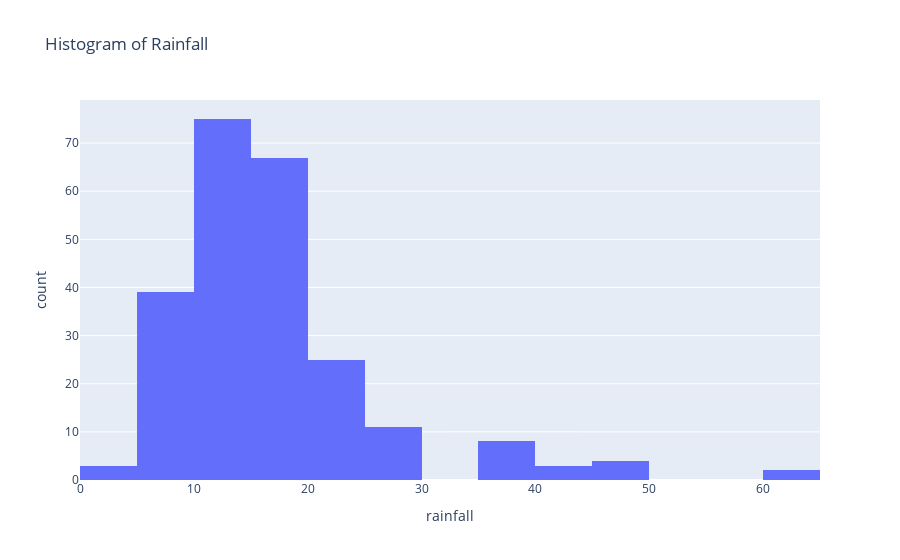

Source (notebook cell):
### Code cell
fig = px.histogram(df, x="rainfall", nbins = 20, title = 'Histogram of Rainfall')
fig.show()

### Figure 1 — Plotly figure (JSON) as saved in the notebook; plotly's stock layout.template omitted (floating-point values rounded to 4 significant figures; data arrays with more than 128 entries replaced by an {"elided": "..."} marker saying what was removed)
{"data": [{"alignmentgroup": "True", "bingroup": "x", "hovertemplate": "rainfall=%{x}<br>count=%{y}<extra></extra>", "legendgroup": "", "marker": {"color": "#636efa", "pattern": {"shape": ""}}, "name": "", "nbinsx": 20, "offsetgroup": "", "orientation": "v", "showlegend": false, "type": "histogram", "x": {"elided": "237 float values"}, "xaxis": "x", "yaxis": "y"}], "layout": {"autosize": true, "barmode": "relative", "legend": {"tracegroupgap": 0}, "title": {"text": "Histogram of Rainfall"}, "xaxis": {"anchor": "y", "autorange": true, "domain": [0, 1], "range": [0, 65], "title": {"text": "rainfall"}, "type": "linear"}, "yaxis": {"anchor": "x", "autorange": true, "domain": [0, 1], "range": [0, 78.95], "title": {"text": "count"}}}}
